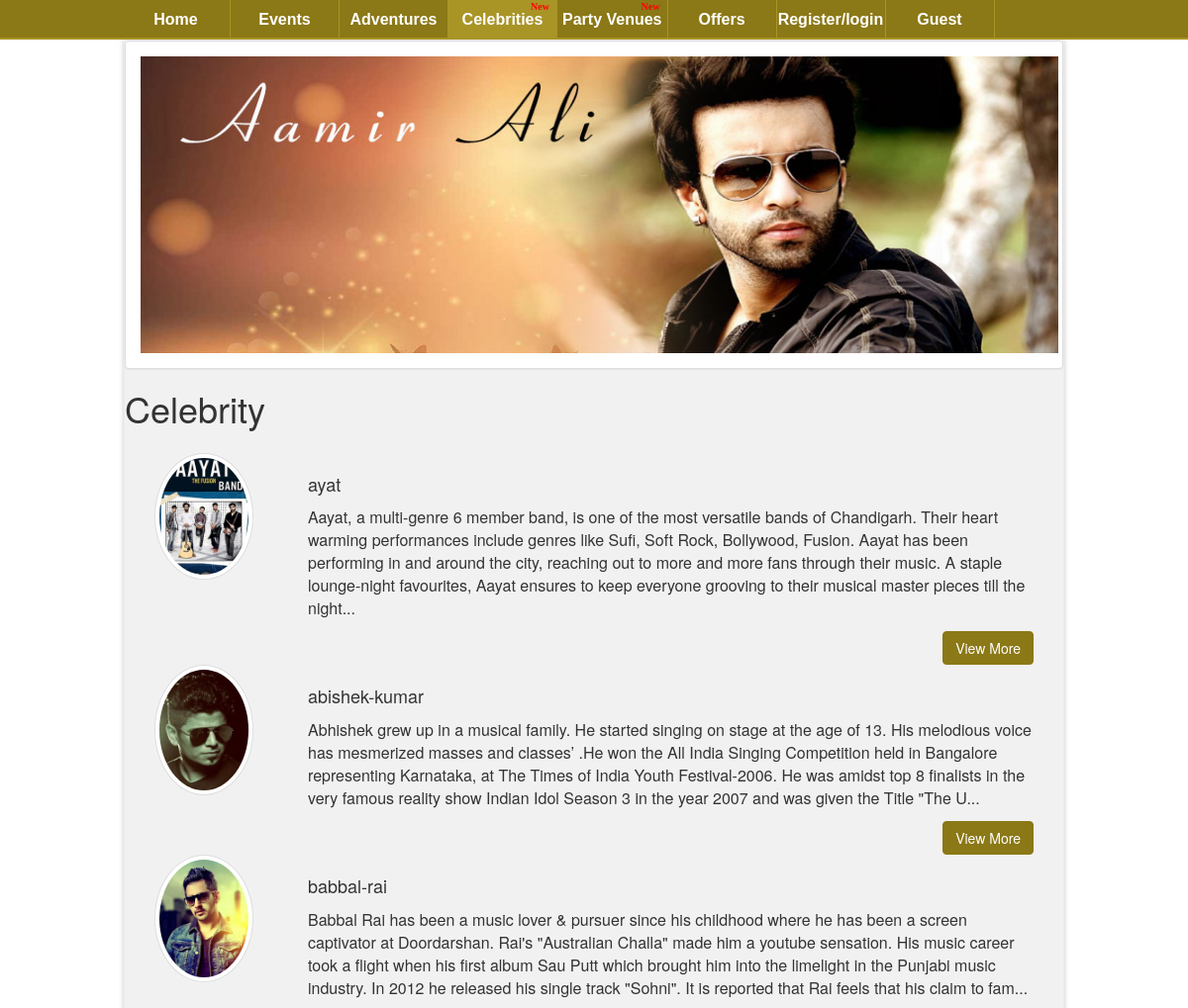
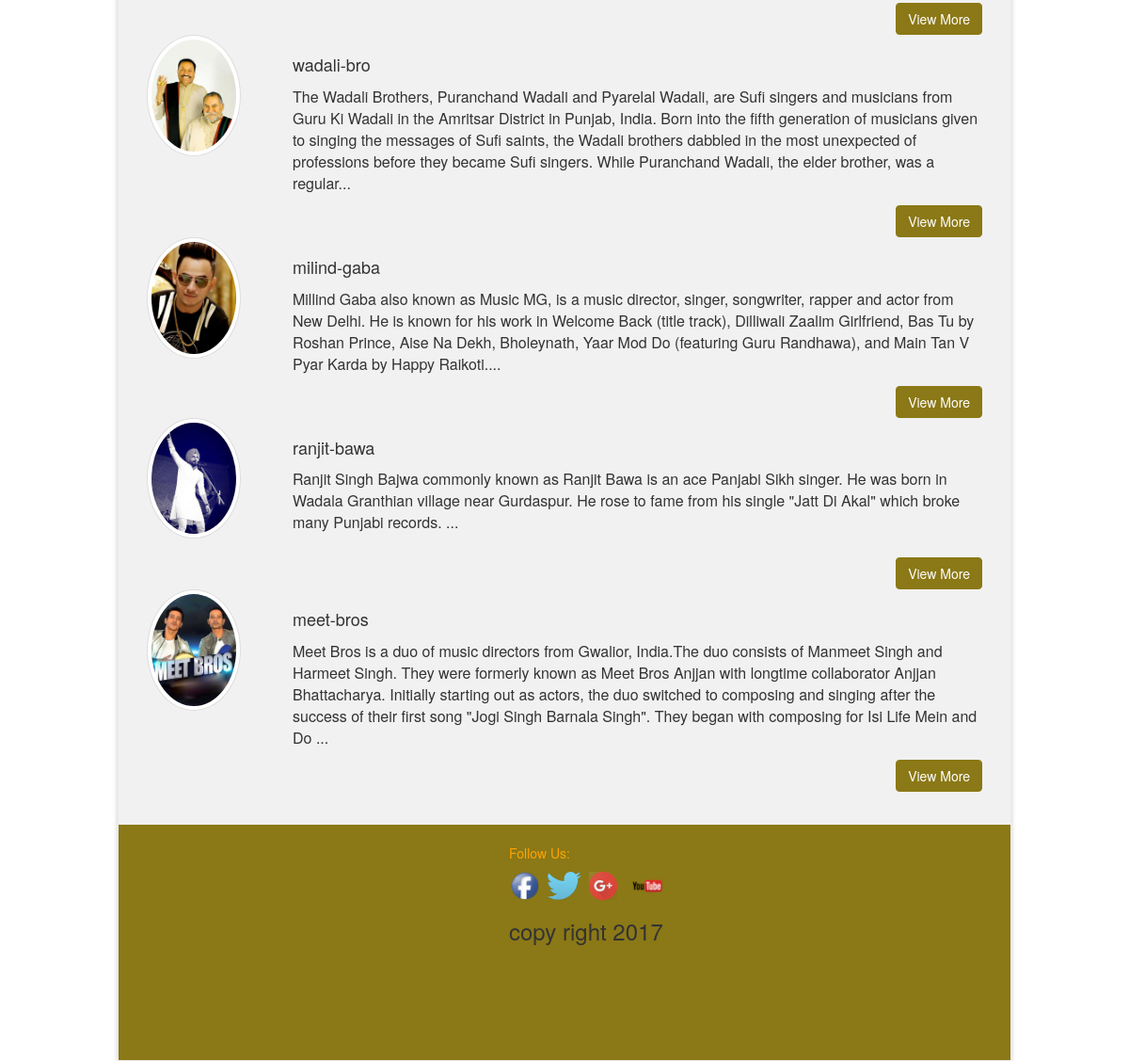
The page /celebs.php on the database its author committed (2 pictures, top to bottom).
### tables this page shows
CREATE TABLE `celeb_slider` (
  `id` int(100) NOT NULL,
  `image` varchar(2000) NOT NULL
);

CREATE TABLE `celebrity_image` (
  `id` int(100) NOT NULL,
  `image` varchar(2000) NOT NULL,
  `nameofevent` varchar(200) NOT NULL,
  `location` varchar(1000) NOT NULL,
  `description` varchar(1000) NOT NULL,
  `date` date NOT NULL,
  `price` varchar(100) NOT NULL
);

### celebs.php (the view, shortened to what this page needs)
<?php
include "config.php";
$query = "select * from celeb_slider";
$all = mysqli_query($con,$query);
?>
 <html>
 <head id="Head1">
     <link href="CSS/Master.css" rel="stylesheet" /><link href="CSS/font-awesome.min.css" rel="stylesheet" /><link href="CSS/default.css" rel="stylesheet" /><link href="CSS/ModelPopup.css" rel="stylesheet" /><link href="CSS/PageStyles.css" rel="stylesheet" />
     <link href="CSS/Site.css" rel="stylesheet" /><link rel="manifest" href="manifest.json" />
 </head>
  <body style="background: url(upload/bannerimage/bkground.jpg) 50% 0% no-repeat fixed;">
 <nav>
     <ul>
         <li class="lnk selected">
             <a href="index.php">Home </a>
         </li>
         <li class="lnk">
             <a href="Events.php">Events </a>
         </li>
         <li class="lnk">
             <a href="adventures.php">Adventures </a>
         </li>
           <li class="lnk NewTag">
             <a href="celebs.php" style="padding: 0px 5px;">Celebrities </a>
         </li>
        <li class="lnk NewTag">
             <a href="venuelist.php" style="padding: 0px 5px;">Party Venues </a>
         </li>
         <li class="lnk">
             <a href="offer.php">Offers </a>
         </li><li class="lnk"><a href="register.php">Register/login </a> </li>
		   <li class="lnk"><a href="logout.php"><?php if(isset($_SESSION['username']))
																{ echo $_SESSION['username']; }
															else
															{echo "Guest";}?></a> </li>
     </ul>
 </nav>
 <div class="wraper">
     <div class="contet">
     <link href="CSS/bootstrap.css" rel="stylesheet" />
     <div class="panel panel-default" >
         <div class="panel-body" >
             <div class="row">
                 <div class="col-md-12"  >
                         <div class="sliderItems">
                            <?php
								while($row = mysqli_fetch_assoc($all))
								{
									?>
                                         <img src=<?php echo $row['image'] ?> alt='ICT Green Marathon 2017' title="Book Your Ticket @ bookmyevent.com" style="width:98%;" />
								<?php }?>
                  </div>
             </div>
         </div>
     </div>
 </div>
</div>
<h1> Celebrity </h1>
<div class="panel-body">
<?php
 $query = "select * from celebrity_image";
$all = mysqli_query($con,$query);
?>
<?php
while($row = mysqli_fetch_assoc($all))
{
	?>
<div id="imageHolder" class="col-md-2 td_col"><img src="<?php echo $row['image']; ?>" alt="Artist Image" class="thumbnail" style="width:100%; border-radius:50%; max-width:100px;"></div>
<div class="col-md-10 td_col"><p></p>
<table style="width: 100%;">
<tbody><tr><td><h4><?php echo $row['nameofevent']; ?></h4></td></tr><tr><td>
<p><?php echo $row['description'] ?></p>
</td></tr>
</tbody></table>
</div><div class="col-md-12 td_col" style="text-align: right;"><a href="showcelebrity.php?name=<?php echo $row['nameofevent'];  ?>" class="btn btn-primary">View More</a></div>
<?php
}
?>
 </div>
 <link href="../CSS/bootstrap.css" rel="stylesheet" />
 <div class="footerOption">
             <div style="margin-left:400px;"class="col-md-3">
                 <br />
                 <span style="color: orange;">Follow Us: </span><br />
                 <div class="socialspan">
                     <a href="" target="_blank" title="Connect Us with Facebook" style="color: #3a5795;">
                         <span>
                             <img src="images/facebook.png" /></span>
                     </a>
                     <a href="" target="_blank" title="Follow Us with Twitter" style="color: #55acee;">
                         <span>
                             <img src="images/twitter.png" />
                         </span>
                     </a>
                     <a href="" target="_blank" title="join Us with Goole+" style="color: #d73d32!important;">
                         <span>
                             <img src="images/googleplus.png" />
                         </span>
                     </a>
                     <a href="" target="_blank" title="Subscribe our youtube channel" style="color: #E12A27;">
                         <span>
                             <img src="images/UTube.png" />
                         </span>
                     </a>
                 </div>
			<h3>copy right 2017 </h3>
         </div>
     </div>
 </div>
 </body>
 </html>

### CSS/Master.css (style rules this page uses)
body { margin: 0; width: 100%; }
a:-webkit-any-link { text-decoration: none; }
.socialspan { margin-top: 10px; }
.socialspan a { text-decoration: none; margin-left: 2px; margin-right: 2px; cursor: pointer; }
.socialspan a img { height: 30px; }
.wraper { background-color: #F1F1F1; margin: 0 auto; max-width: 950px; border: 1px solid rgb(236, 236, 236); box-shadow: 0 0 5px rgb(200, 200, 200); -webkit-box-shadow: 0 0 5px rgb(200, 200, 200); -moz-box-shadow: 0 0 5px rgb(200, 200, 200); }
.sliderItems { display: block; width: 100%; height: 300px; }
.sliderItems img { display: none; margin: 0; height: 300px; width: 100%; padding: 0; position: absolute; }
.footerOption { max-width: 1000px; background-color: #8B7816; margin: 0 auto; position: relative; min-height: 250px; overflow: auto; margin-top: 20px; clear: left; }
nav { height: 40px; width: 100%; background: none repeat scroll 0% 0% #8B7816; font-size: 11pt; font-family: "PT Sans" ,Arial,sans-serif; font-weight: bold; position: relative; border-bottom: 2px solid #A99426; display: block; }
nav ul { padding: 0; margin: 0 auto; width: 954px; height: 40px; }
nav ul li { float: left; list-style: none; }
nav ul .selected { float: left; list-style: none; background-color: rgb(169, 148, 38); }
nav a { font-family: Arial, Helvetica, sans-serif; font-size: 16px; color: #FFF; text-decoration: none; min-width: 110px; line-height: 40px; display: inline-block; text-align: center; border-right: 1px solid rgb(169, 148, 38); }
@media (max-width: 1366px) { body { margin: 0; width: 100%; } }
@media (max-width: 1366px) { nav { height: 40px; width: 100%; background: none repeat scroll 0% 0% #8B7816; font-size: 11pt; font-family: "PT Sans" ,Arial,sans-serif; font-weight: bold; position: relative; border-bottom: 2px solid #A99426; display: block; } }
@media (max-width: 1366px) { nav ul { padding: 0; margin: 0 auto; width: 954px; height: 40px; } }
@media (max-width: 1366px) { nav ul li { float: left; list-style: none; } }
@media (max-width: 1366px) { nav ul .selected { float: left; list-style: none; background-color: rgb(169, 148, 38); } }
@media (max-width: 1366px) { nav a { font-family: Arial, Helvetica, sans-serif; font-size: 16px; color: #FFF; text-decoration: none; min-width: 110px; line-height: 40px; display: inline-block; text-align: center; border-right: 1px solid rgb(169, 148, 38); } }

### celebs.php (style rules this page uses)
.NewTag { position: relative; }
.NewTag:after { content: 'New'; color: red; font-weight: bold; font-family: verdana; font-size: 10px; position: absolute; top: 1px; right: 8px; -webkit-animation-name: newFlag; -webkit-animation-duration: 1s; -webkit-animation-timing-function: linear; -webkit-animation-iteration-count: infinite; -moz-animation-name: newFlag; -moz-animation-duration: 1s; -moz-animation-timing-function: linear; -moz-animation-iteration-count: infinite; animation-name: newFlag; animation-duration: 1s; animation-timing-function: linear; animation-iteration-count: infinite; }

### rows shown on the page
celeb_slider: image (picture)
celebrity_image: image (picture), nameofevent "ayat", description "Aayat, a multi-genre 6 member band, is one of the most versatile bands of Chandigarh. Their heart warming performances include genres like Sufi, Soft Rock, Bollywood, Fusion. Aayat has been performing in and around the city, reaching out to more and more fans through their music. A staple lounge-night favourites, Aayat ensures to keep everyone grooving to their musical master pieces till the night..."
celebrity_image: image (picture), nameofevent "abishek-kumar", description "Abhishek grew up in a musical family. He started singing on stage at the age of 13. His melodious voice has mesmerized masses and classes’ .He won the All India Singing Competition held in Bangalore representing Karnataka, at The Times of India Youth Festival-2006. He was amidst top 8 finalists in the very famous reality show Indian Idol Season 3 in the year 2007 and was given the Title \"The U..."
celebrity_image: image (picture), nameofevent "babbal-rai", description "Babbal Rai has been a music lover & pursuer since his childhood where he has been a screen captivator at Doordarshan. Rai's \"Australian Challa\" made him a youtube sensation. His music career took a flight when his first album Sau Putt which brought him into the limelight in the Punjabi music industry. In 2012 he released his single track \"Sohni\". It is reported that Rai feels that his claim to fam..."
celebrity_image: image (picture), nameofevent "wadali-bro", description "The Wadali Brothers, Puranchand Wadali and Pyarelal Wadali, are Sufi singers and musicians from Guru Ki Wadali in the Amritsar District in Punjab, India. Born into the fifth generation of musicians given to singing the messages of Sufi saints, the Wadali brothers dabbled in the most unexpected of professions before they became Sufi singers. While Puranchand Wadali, the elder brother, was a regular..."
celebrity_image: image (picture), nameofevent "milind-gaba", description "Millind Gaba also known as Music MG, is a music director, singer, songwriter, rapper and actor from New Delhi. He is known for his work in Welcome Back (title track), Dilliwali Zaalim Girlfriend, Bas Tu by Roshan Prince, Aise Na Dekh, Bholeynath, Yaar Mod Do (featuring Guru Randhawa), and Main Tan V Pyar Karda by Happy Raikoti...."
celebrity_image: image (picture), nameofevent "ranjit-bawa", description "Ranjit Singh Bajwa commonly known as Ranjit Bawa is an ace Panjabi Sikh singer. He was born in Wadala Granthian village near Gurdaspur. He rose to fame from his single \"Jatt Di Akal\" which broke many Punjabi records. ..."
celebrity_image: image (picture), nameofevent "meet-bros", description "Meet Bros is a duo of music directors from Gwalior, India.The duo consists of Manmeet Singh and Harmeet Singh. They were formerly known as Meet Bros Anjjan with longtime collaborator Anjjan Bhattacharya. Initially starting out as actors, the duo switched to composing and singing after the success of their first song \"Jogi Singh Barnala Singh\". They began with composing for Isi Life Mein and Do ..."
